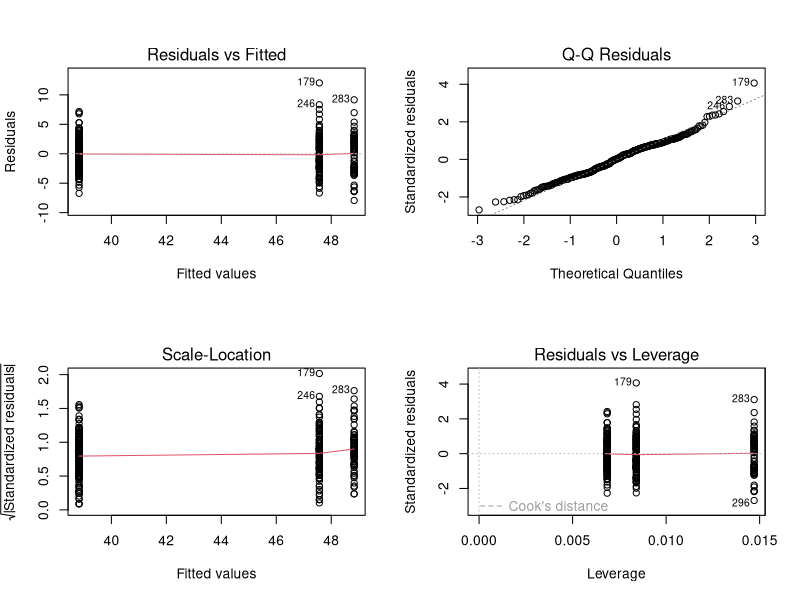

Recreate this plot in R.
## ---- chunk 1
library(palmerpenguins)
data(penguins)

penguins <- na.omit(penguins)

levels(penguins$species)

adelie <- penguins$bill_length_mm[penguins$species == "Adelie"]
chinstrap <- penguins$bill_length_mm[penguins$species == "Chinstrap"]
gentoo <- penguins$bill_length_mm[penguins$species == "Gentoo"]
## ---- chunk 2
# Grand mean
y_ad <- mean(adelie)
n_ad <- length(adelie)

y_ch <- mean(chinstrap)
n_ch <- length(chinstrap)

y_go <- mean(gentoo)
n_go <- length(gentoo)

big_N <- n_ad + n_ch + n_go

y_bar <- ((n_ad * y_ad) + (n_ch * y_ch) + (n_go * y_go)) / big_N

## SS_groups

SS_groups <- (n_ad * (y_ad - y_bar)^2) +
             (n_ch * (y_ch - y_bar)^2) +
             (n_go * (y_go - y_bar)^2)

print(SS_groups)

## SS_error

v_ad <- var(adelie)
v_ch <- var(chinstrap)
v_go <- var(gentoo)

SS_error <- (v_ad * (n_ad - 1)) +
            (v_ch * (n_ch - 1)) +
            (v_go * (n_go - 1))

print(SS_error)

## SS_total

SS_total <- SS_error + SS_groups

print(SS_total)
## ---- chunk 3
k <- 3
df_groups <- k - 1

MS_groups <- SS_groups / df_groups

print(MS_groups)

df_error <- big_N - k

MS_error <- SS_error / df_error

print(MS_error)
## ---- chunk 4
f_value <- MS_groups / MS_error

print(f_value)

p_value <- pf(f_value, df_groups, df_error, lower.tail = FALSE)

print(p_value)
## ---- chunk 5
r_squared <- SS_groups / SS_total
print(r_squared)
## ---- chunk 6

# We build a linear model stating our y (bill_length_mm) and
# our group (species). The tilde "~" should be read as given,
# so bill length given species is our model
penguin_model <- lm(bill_length_mm ~ species, data = penguins)

# We can use the summary() function to find the R^2 (towards the bottom)
summary(penguin_model)

# We can use the anova() function to build the ANOVA table and calculate P
anova(penguin_model)

# We can also use the aov() function in conjunction with the summary() function
# to build the ANOVA table and calculate P
summary(aov(penguin_model))
## ---- chunk 7
# We need to use the aov() function instead of anova()
TukeyHSD(aov(penguin_model))
## ---- chunk 8
par(mfrow = c(2, 2)) # R will give us four plots to look at
plot(penguin_model)
## ---- chunk 9
# We can use Levene's test
library(car)
leveneTest(bill_length_mm ~ species, data = penguins)

# We can also use Bartlett's test
bartlett.test(bill_length_mm ~ species, data = penguins)
